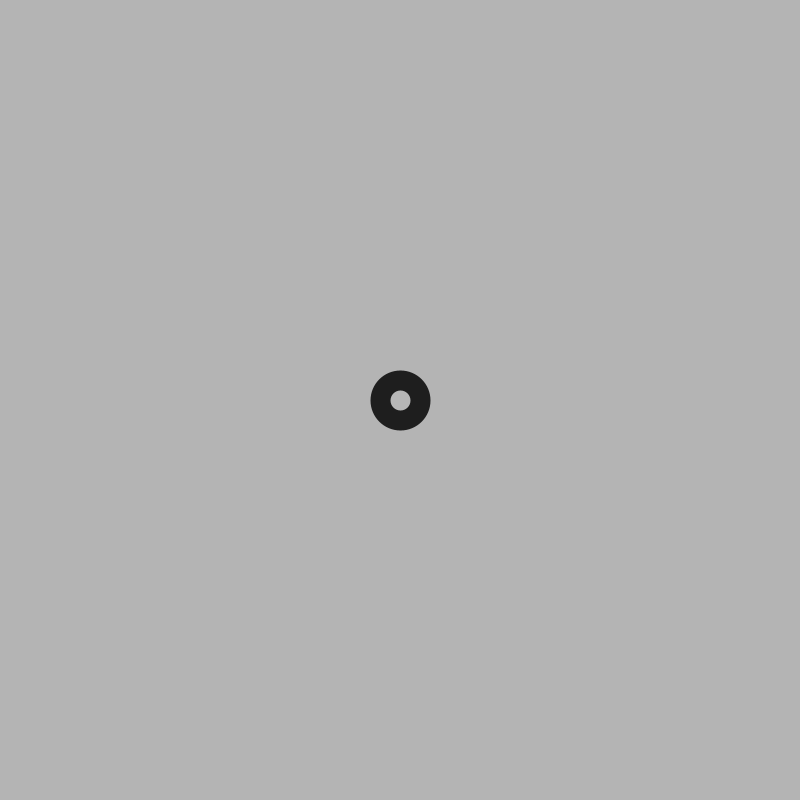
Frame 1 (no input)
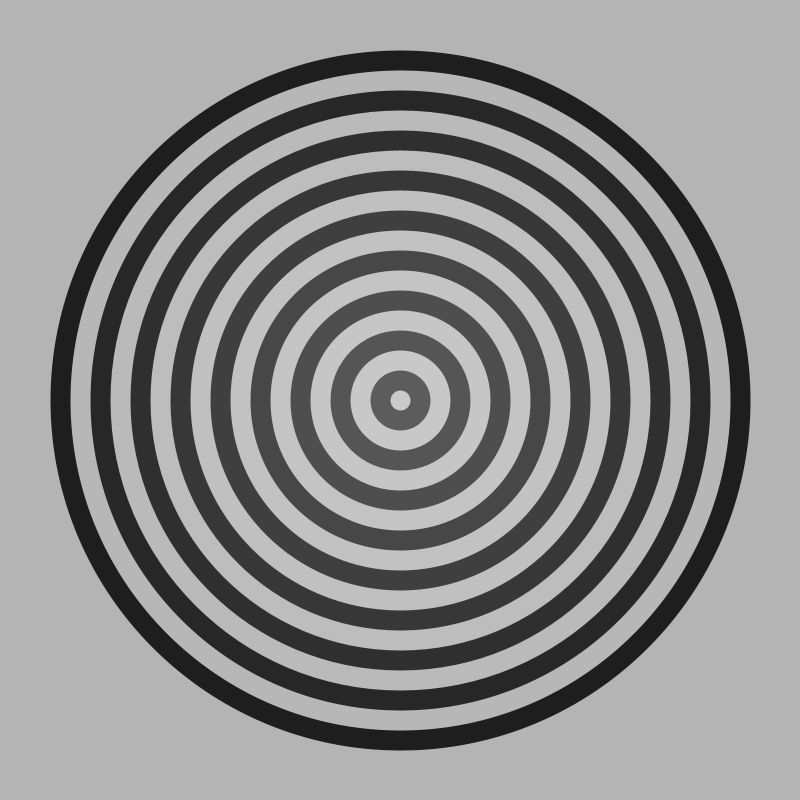
Frame 60 (the mouse pressed at the canvas centre just before this capture)
Frame 120 (the mouse held since frame 60 and released just before this capture): identical to frame 60, image omitted

The Processing sketch that drew these frames (run headless with seeded random() and noise(); from frame 60 on, the mouse is pressed at the canvas centre):

// Processing sketch: ch2_listing2_3v02
// ── ch2_listing2_3v02.pde
// variables		
int diam = 40; 
int diamIncrement = diam*2;
float centX, centY;
float padding = 1.75;

// init			
void setup() {	
  size(800, 800);
  pixelDensity(displayDensity());
  frameRate(30);    
  background(180);
  centX = width/2;
  centY = height/2;
  stroke(30);
  strokeWeight(diam*0.5); 
  fill(255, 10);     
}

// frame loop	
void draw() {	
   if (diam <= centX * padding) { 
    //background(245); 
    ellipse(centX, centY, diam, diam);
    diam += diamIncrement;   
  }
}

// save image on mousePress
void mousePressed(){
  save("export"+"/"
  +getClass().getSimpleName()+  "_"
  +System.currentTimeMillis()+  ".png");
}
